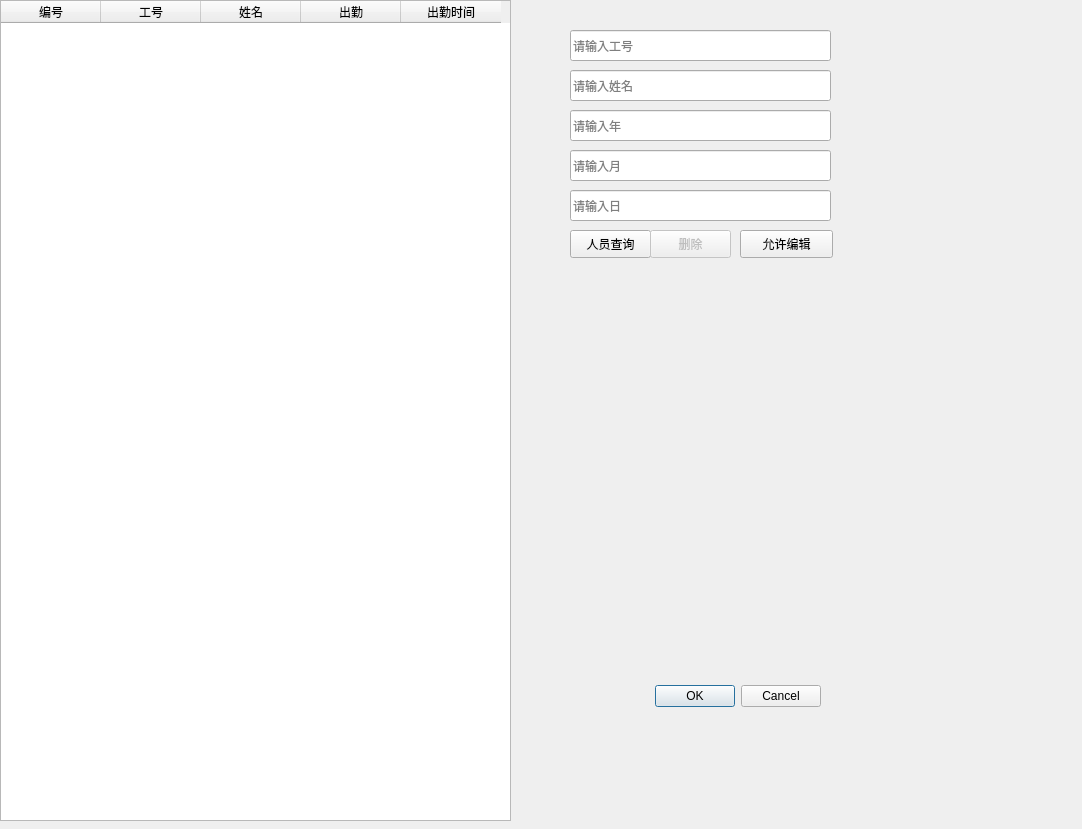
<?xml version="1.0" encoding="UTF-8"?>
<ui version="4.0">
 <class>ManageLogDialog</class>
 <widget class="QDialog" name="ManageLogDialog">
  <property name="geometry">
   <rect>
    <x>0</x>
    <y>0</y>
    <width>1082</width>
    <height>829</height>
   </rect>
  </property>
  <property name="windowTitle">
   <string>考勤日志管理</string>
  </property>
  <widget class="QDialogButtonBox" name="buttonBox">
   <property name="geometry">
    <rect>
     <x>480</x>
     <y>680</y>
     <width>341</width>
     <height>32</height>
    </rect>
   </property>
   <property name="orientation">
    <enum>Qt::Horizontal</enum>
   </property>
   <property name="standardButtons">
    <set>QDialogButtonBox::Cancel|QDialogButtonBox::Ok</set>
   </property>
  </widget>
  <widget class="QTableWidget" name="show_log">
   <property name="geometry">
    <rect>
     <x>0</x>
     <y>0</y>
     <width>511</width>
     <height>821</height>
    </rect>
   </property>
   <property name="selectionBehavior">
    <enum>QAbstractItemView::SelectRows</enum>
   </property>
   <property name="sortingEnabled">
    <bool>true</bool>
   </property>
   <column>
    <property name="text">
     <string>编号</string>
    </property>
   </column>
   <column>
    <property name="text">
     <string>工号</string>
    </property>
   </column>
   <column>
    <property name="text">
     <string>姓名</string>
    </property>
   </column>
   <column>
    <property name="text">
     <string>出勤</string>
    </property>
   </column>
   <column>
    <property name="text">
     <string>出勤时间</string>
    </property>
   </column>
  </widget>
  <widget class="QLineEdit" name="IDlineEdit">
   <property name="geometry">
    <rect>
     <x>570</x>
     <y>30</y>
     <width>261</width>
     <height>31</height>
    </rect>
   </property>
   <property name="text">
    <string/>
   </property>
   <property name="placeholderText">
    <string>请输入工号</string>
   </property>
  </widget>
  <widget class="QLineEdit" name="NamelineEdit">
   <property name="geometry">
    <rect>
     <x>570</x>
     <y>70</y>
     <width>261</width>
     <height>31</height>
    </rect>
   </property>
   <property name="placeholderText">
    <string>请输入姓名</string>
   </property>
  </widget>
  <widget class="QLineEdit" name="Month_lineEdit">
   <property name="geometry">
    <rect>
     <x>570</x>
     <y>150</y>
     <width>261</width>
     <height>31</height>
    </rect>
   </property>
   <property name="placeholderText">
    <string>请输入月</string>
   </property>
  </widget>
  <widget class="QLineEdit" name="Year_lineEdit">
   <property name="geometry">
    <rect>
     <x>570</x>
     <y>110</y>
     <width>261</width>
     <height>31</height>
    </rect>
   </property>
   <property name="placeholderText">
    <string>请输入年</string>
   </property>
  </widget>
  <widget class="QLineEdit" name="Day_lineEdit">
   <property name="geometry">
    <rect>
     <x>570</x>
     <y>190</y>
     <width>261</width>
     <height>31</height>
    </rect>
   </property>
   <property name="placeholderText">
    <string>请输入日</string>
   </property>
  </widget>
  <widget class="QPushButton" name="staff_pushButton">
   <property name="geometry">
    <rect>
     <x>570</x>
     <y>230</y>
     <width>81</width>
     <height>28</height>
    </rect>
   </property>
   <property name="text">
    <string>人员查询</string>
   </property>
  </widget>
  <widget class="QPushButton" name="deleteLogButton">
   <property name="enabled">
    <bool>false</bool>
   </property>
   <property name="geometry">
    <rect>
     <x>650</x>
     <y>230</y>
     <width>81</width>
     <height>28</height>
    </rect>
   </property>
   <property name="text">
    <string>删除</string>
   </property>
  </widget>
  <widget class="QPushButton" name="CellChangeButton">
   <property name="geometry">
    <rect>
     <x>740</x>
     <y>230</y>
     <width>93</width>
     <height>28</height>
    </rect>
   </property>
   <property name="text">
    <string>允许编辑</string>
   </property>
  </widget>
 </widget>
 <resources/>
 <connections>
  <connection>
   <sender>buttonBox</sender>
   <signal>accepted()</signal>
   <receiver>ManageLogDialog</receiver>
   <slot>accept()</slot>
   <hints>
    <hint type="sourcelabel">
     <x>478</x>
     <y>654</y>
    </hint>
    <hint type="destinationlabel">
     <x>157</x>
     <y>274</y>
    </hint>
   </hints>
  </connection>
  <connection>
   <sender>buttonBox</sender>
   <signal>rejected()</signal>
   <receiver>ManageLogDialog</receiver>
   <slot>reject()</slot>
   <hints>
    <hint type="sourcelabel">
     <x>546</x>
     <y>660</y>
    </hint>
    <hint type="destinationlabel">
     <x>286</x>
     <y>274</y>
    </hint>
   </hints>
  </connection>
 </connections>
</ui>
